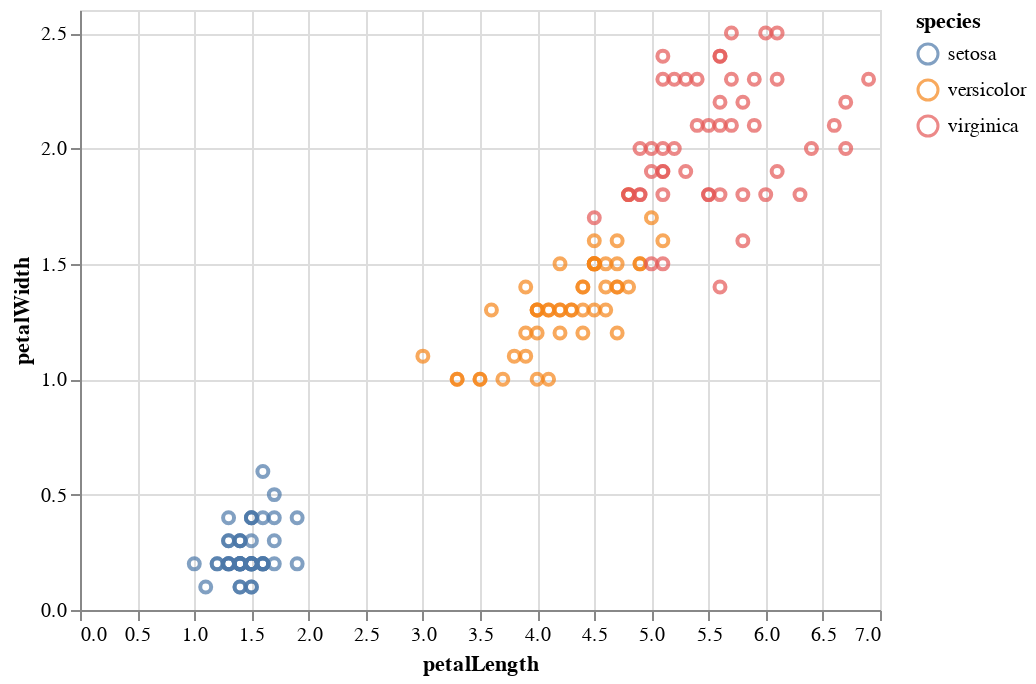

The notebook cell saved with this chart:
### Markdown cell above
Now you can create an Altair chart.

### Code cell
iris = data.iris()

alt.Chart(iris).mark_point().encode(
    x='petalLength',
    y='petalWidth',
    color='species'
)

### Figure 1 — Vega-Lite specification as saved in the notebook (floating-point values rounded to 4 significant figures; data arrays with more than 128 entries replaced by an {"elided": "..."} marker saying what was removed)
{"config": {"view": {"continuousWidth": 400, "continuousHeight": 300}}, "data": {"name": "data-a264acbd6e539a8b3afc0cb5f240fb57"}, "mark": "point", "encoding": {"color": {"type": "nominal", "field": "species"}, "x": {"type": "quantitative", "field": "petalLength"}, "y": {"type": "quantitative", "field": "petalWidth"}}, "$schema": "https://vega.github.io/schema/vega-lite/v4.0.2.json", "datasets": {"data-a264acbd6e539a8b3afc0cb5f240fb57": {"elided": "150 records"}}}
